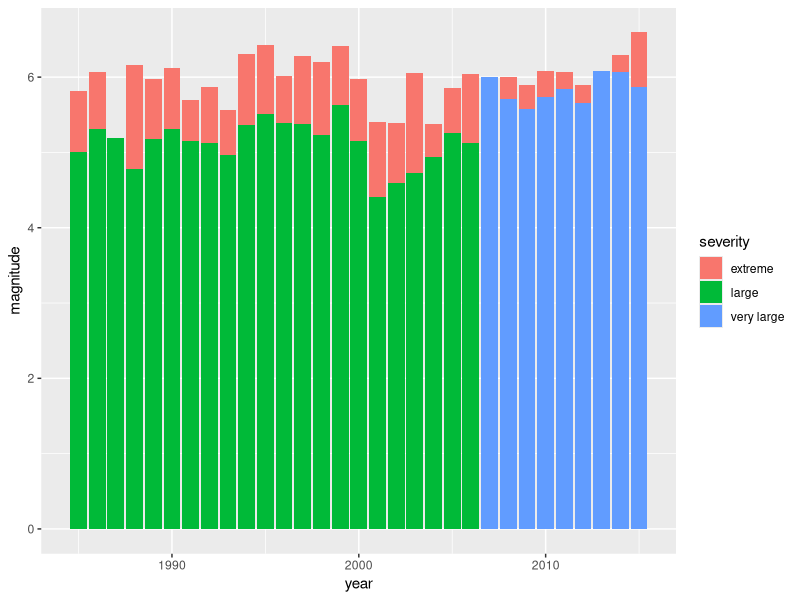
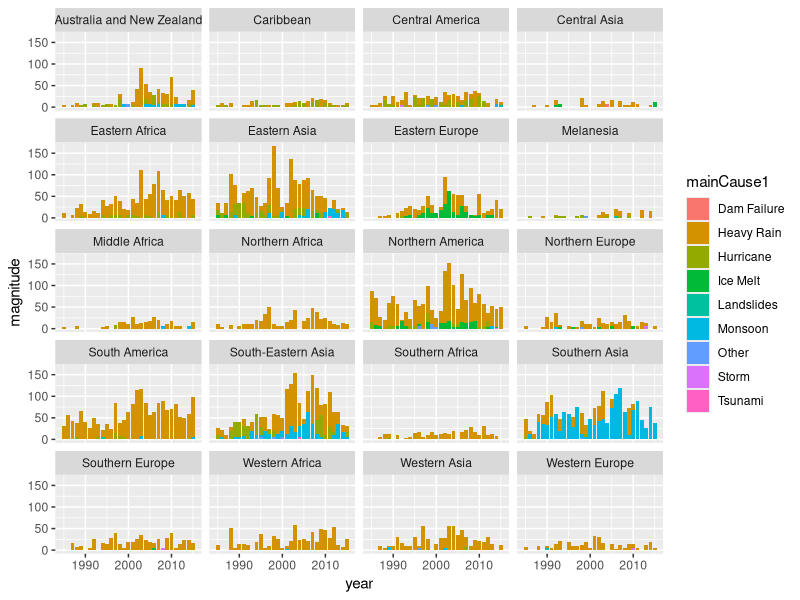
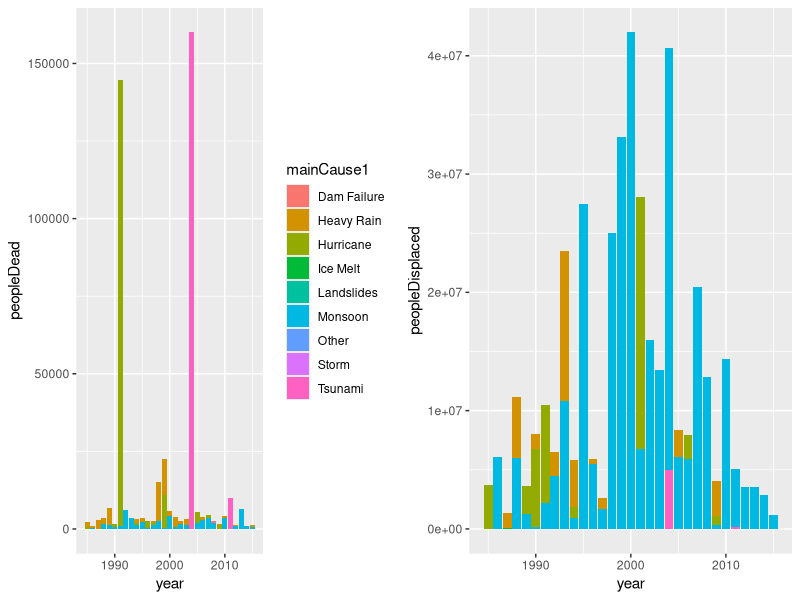
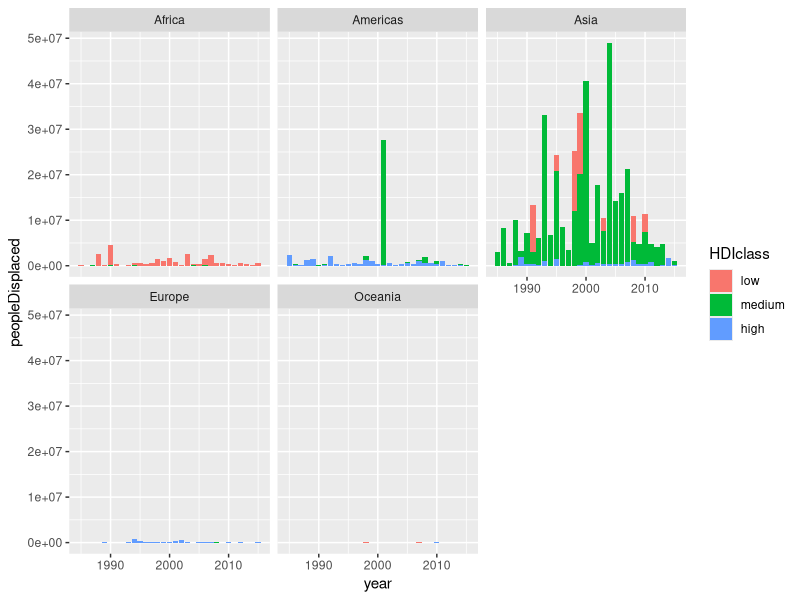

Reproduce these figures in R, in order.
## ---- chunk 1
library(scales)
library(chron)
library(RColorBrewer)
library(ggplot2)


workdir ="/Users/garyair/Desktop/Dropbox/Columbia/EDA/P2/Edav-project-2/Edav-project-2/Data"
setwd(workdir)


Dev = read.csv("2015_development index.csv")
#View(Dev)
flood2 <- read.csv("cleanGlobalFloodDataWithRegionsfiltered-Index noNA.csv")
#View(flood2)

## Adding a year column
#date1<- as.Date(flood$dateBegan,"%m/%d/%Y")
#flood$year<-as.numeric(format(date1, "%Y"))

## Add other to mainCause1

flood2$GNIPerCapita <- as.numeric(flood2$GNIPerCapita)
flood2$peopleDisplaced <- as.numeric(flood2$peopleDisplaced)
flood2$HDIclass <- cut(flood2$HDI,
                     breaks=c(-Inf, 0.6, 0.75, Inf),
                     labels=c("low","medium","high"))
#summary(flood2$HDIclass)
#plot(flood2$HDIclass)

## ---- chunk 2
#PLOT
## Severity by year:
ggplot(data = flood2, aes(year, magnitude, fill=severity)) +
  stat_summary(fun.y = "mean", geom = "bar")  # or "line" 

## Graph by cause
#ggplot(data = flood2, aes(year, magnitude, fill=mainCause1)) +
#  stat_summary(fun.y = "sum", geom = "bar")  # or "line" 

## Graph by cause except Heavy rain
#ggplot(subset(flood2, mainCause1 != "Heavy Rain")) +
#  aes(year, magnitude, fill=mainCause1) +
#  stat_summary(fun.y = "sum", geom = "bar")
## ---- chunk 3
## Type of flood by continent
ggplot(subset(flood2)) +
  aes(year, magnitude, fill=mainCause1) +
  stat_summary(fun.y = "sum", geom = "bar") +
  facet_wrap(~sub_region, ncol = 4)
## ---- chunk 4
# Multiple plot function
multiplot <- function(..., plotlist=NULL, file, cols=1, layout=NULL) {
  library(grid)

  # Make a list from the ... arguments and plotlist
  plots <- c(list(...), plotlist)

  numPlots = length(plots)

  # If layout is NULL, then use 'cols' to determine layout
  if (is.null(layout)) {
    # Make the panel
    # ncol: Number of columns of plots
    # nrow: Number of rows needed, calculated from # of cols
    layout <- matrix(seq(1, cols * ceiling(numPlots/cols)),
                    ncol = cols, nrow = ceiling(numPlots/cols))
  }

 if (numPlots==1) {
    print(plots[[1]])

  } else {
    # Set up the page
    grid.newpage()
    pushViewport(viewport(layout = grid.layout(nrow(layout), ncol(layout))))

    # Make each plot, in the correct location
    for (i in 1:numPlots) {
      # Get the i,j matrix positions of the regions that contain this subplot
      matchidx <- as.data.frame(which(layout == i, arr.ind = TRUE))

      print(plots[[i]], vp = viewport(layout.pos.row = matchidx$row,
                                      layout.pos.col = matchidx$col))
    }
  }
}

## Type of flood by continent
p1 <- ggplot(subset(flood2)) +
  aes(year, peopleDead, fill=mainCause1) +
  stat_summary(fun.y = "sum", geom = "bar") 

p2 <- ggplot(subset(flood2)) +
  aes(year, peopleDisplaced, fill=mainCause1) +
  stat_summary(fun.y = "sum", geom = "bar")+
   guides(fill = FALSE)

multiplot(p1, p2, cols=2)
## ---- chunk 5
## People displaced/magnitude of flood by year, HDIclass and sub-continent
ggplot(subset(flood2, mainCause1 = "Dam failure")) +
  aes(year, peopleDisplaced, fill= HDIclass) +
  stat_summary(fun.y = "sum", geom = "bar") +
  facet_wrap(~region, ncol = 3)
## ---- chunk 6
summary(lm(peopleDead ~ HDI + lifeExp+ GNIPerCapita, data = flood2))$coefficients


## ---- chunk 7
fit1 =  lm(peopleDisplaced ~ HDI + lifeExp+ GNIPerCapita, data = flood2)
summary(fit1)
